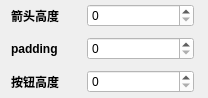
           <widget class="QWidget" name="widget_4" native="true">
            <property name="minimumSize">
             <size>
              <width>208</width>
              <height>0</height>
             </size>
            </property>
            <property name="maximumSize">
             <size>
              <width>208</width>
              <height>98</height>
             </size>
            </property>
            <property name="styleSheet">
             <string notr="true"/>
            </property>
            <layout class="QGridLayout" name="gridLayout_3">
             <property name="topMargin">
              <number>0</number>
             </property>
             <property name="bottomMargin">
              <number>0</number>
             </property>
             <item row="2" column="0">
              <widget class="QLabel" name="label_19">
               <property name="font">
                <font>
                 <weight>75</weight>
                 <bold>true</bold>
                </font>
               </property>
               <property name="text">
                <string>padding</string>
               </property>
              </widget>
             </item>
             <item row="1" column="0">
              <widget class="QLabel" name="label_17">
               <property name="minimumSize">
                <size>
                 <width>70</width>
                 <height>0</height>
                </size>
               </property>
               <property name="maximumSize">
                <size>
                 <width>52</width>
                 <height>16777215</height>
                </size>
               </property>
               <property name="font">
                <font>
                 <weight>75</weight>
                 <bold>true</bold>
                </font>
               </property>
               <property name="text">
                <string>箭头高度</string>
               </property>
              </widget>
             </item>
             <item row="3" column="0">
              <widget class="QLabel" name="label_20">
               <property name="font">
                <font>
                 <weight>75</weight>
                 <bold>true</bold>
                </font>
               </property>
               <property name="text">
                <string>按钮高度</string>
               </property>
              </widget>
             </item>
             <item row="1" column="1">
              <widget class="QSpinBox" name="spinBox_4">
               <property name="minimumSize">
                <size>
                 <width>107</width>
                 <height>23</height>
                </size>
               </property>
               <property name="styleSheet">
                <string notr="true">background-color: rgb(255, 255, 255);
color: rgb(0, 0, 0);</string>
               </property>
              </widget>
             </item>
             <item row="2" column="1">
              <widget class="QSpinBox" name="spinBox_5">
               <property name="minimumSize">
                <size>
                 <width>107</width>
                 <height>23</height>
                </size>
               </property>
               <property name="styleSheet">
                <string notr="true">background-color: rgb(255, 255, 255);
color: rgb(0, 0, 0);</string>
               </property>
              </widget>
             </item>
             <item row="3" column="1">
              <widget class="QSpinBox" name="spinBox_6">
               <property name="minimumSize">
                <size>
                 <width>107</width>
                 <height>23</height>
                </size>
               </property>
               <property name="styleSheet">
                <string notr="true">background-color: rgb(255, 255, 255);
color: rgb(0, 0, 0);</string>
               </property>
              </widget>
             </item>
             <item row="2" column="2">
              <spacer name="horizontalSpacer_6">
               <property name="orientation">
                <enum>Qt::Horizontal</enum>
               </property>
               <property name="sizeType">
                <enum>QSizePolicy::Maximum</enum>
               </property>
               <property name="sizeHint" stdset="0">
                <size>
                 <width>31</width>
                 <height>20</height>
                </size>
               </property>
              </spacer>
             </item>
            </layout>
           </widget>
